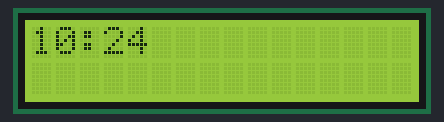
This sketch was run on a simulated ESP32. Parts: 16×2 character LCD. WiFi joins after 1.5 s; servers stay silent unless stated; network time is answered at once with the bench clock; the local clock reads 2024-03-15 10:24:30 at power-on unless the sketch sets it; what the sketch prints to the serial monitor is not drawn.

Above: at 1.9 s.
At 30.1 s:
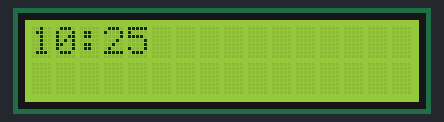
At 90.2 s:
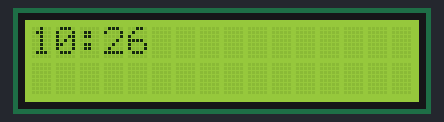

Measured:
- what the display in image 0 shows lasts 28.3 s, from 1.8 s to 30.1 s
- what the display in image 1 shows lasts 60.0 s, from 30.1 s to 90.1 s

The sketch:

clock.ino
```cpp
#include <LiquidCrystal_I2C.h>
#include <WiFi.h>
#include <NTPClient.h>
#include <WiFiUdp.h>
#include <map>
#include <iostream>
#include <string>

LiquidCrystal_I2C lcd(0x27, 16, 2); // I2C address 0x27, 16 column and 2 rows
const char* ssid     = "<SSID>";
const char* password = "<PASSWORD>";
String days[7] = {"Sunday", "Monday", "Tuesday", "Wednesday", "Thursday", "Friday", "Saturday"};
String trimmedTime = "";

// Define NTP Client to get time
WiFiUDP ntpUDP;
NTPClient timeClient(ntpUDP);

String formattedDate;
String dayStamp;
String timeStamp;

void setup() {

  lcd.init();  // initialize the lcd
  lcd.backlight();
  // Initialize Serial Monitor
  Serial.begin(115200);
  Serial.print("Connecting to ");
  Serial.println(ssid);
  WiFi.begin(ssid, password);
  while (WiFi.status() != WL_CONNECTED) {
    delay(500);
    Serial.print(".");
  }
  // Print local IP address and start web server
  Serial.println("");
  Serial.println("WiFi connected.");
  Serial.println("IP address: ");
  Serial.println(WiFi.localIP());

  timeClient.begin();
  timeClient.setTimeOffset(18000);
}


void loop() {
  String temp = timeClient.getFormattedTime().substring(0, timeClient.getFormattedTime().length() - 3);
  if(trimmedTime != temp){
    timeClient.forceUpdate();
    Serial.println();
    lcd.clear();                 // clear display
    lcd.setCursor(0, 0);         // move cursor to   (0, 0)
    // lcd.print(std::string(timeClient.getHours())+ ":" + timeClient.getMinutes() + " " + days[timeClient.getDay() - 1]);        // print message at (0, 0)
    // days[timeClient.getDay() - 1]
    trimmedTime = temp;
    lcd.print(trimmedTime);
    Serial.println("looped");
  }
  delay(200);                 // display the above for two seconds
}
```
